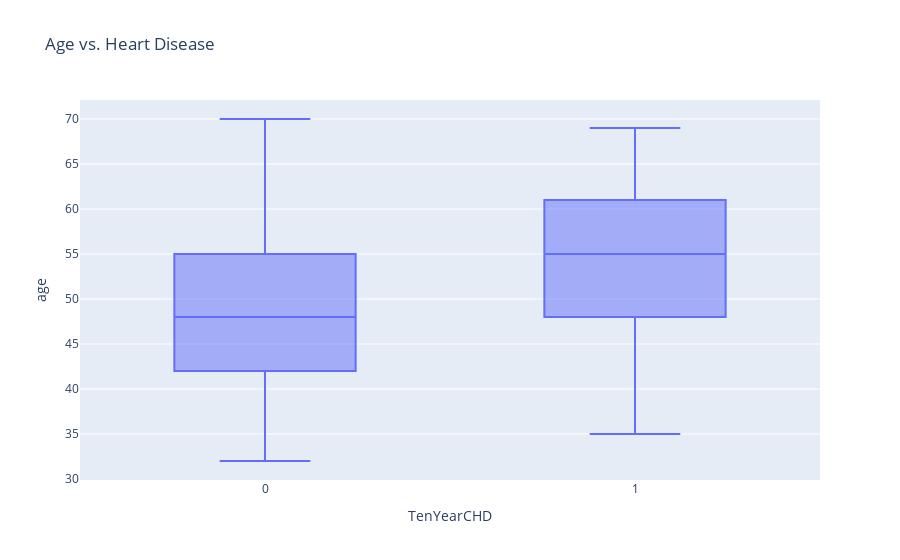

Write notebook code for a chart like this one.
### Markdown cell above
Our dataset contains more data on females (57%) than males (43%). The proportiens of patients having heart disease seems quite similar between genders, although the share with heart disease is slightly higher for men:
- Men: 18% with heart disease
- Women: 13% with heart disease

### Code cell
px.box(df_clean, y='age', 
       title='Age vs. Heart Disease', 
       x='TenYearCHD')

### Figure 1 — Plotly figure (JSON) as saved in the notebook; plotly's stock layout.template omitted (floating-point values rounded to 4 significant figures; data arrays with more than 128 entries replaced by an {"elided": "..."} marker saying what was removed)
{"data": [{"alignmentgroup": "True", "hovertemplate": "TenYearCHD=%{x}<br>age=%{y}<extra></extra>", "legendgroup": "", "marker": {"color": "#636efa"}, "name": "", "notched": false, "offsetgroup": "", "orientation": "v", "showlegend": false, "type": "box", "x": {"elided": "2927 int values"}, "x0": " ", "xaxis": "x", "y": {"elided": "2927 int values"}, "y0": " ", "yaxis": "y"}], "layout": {"boxmode": "group", "legend": {"tracegroupgap": 0}, "title": {"text": "Age vs. Heart Disease"}, "xaxis": {"anchor": "y", "domain": [0, 1], "title": {"text": "TenYearCHD"}}, "yaxis": {"anchor": "x", "domain": [0, 1], "title": {"text": "age"}}}}
